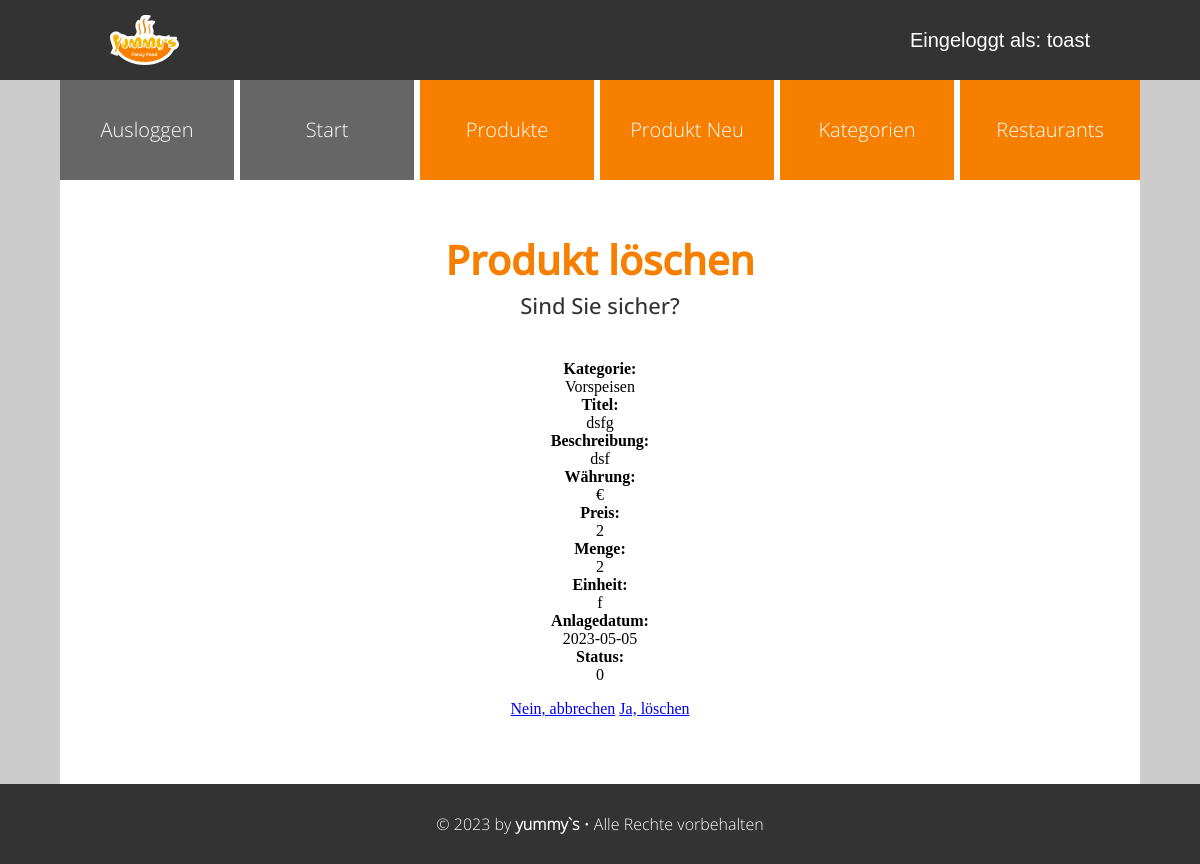
/admin/produkt_loeschen.php?id=7 (signed in), run on an earlier commit of the app's database.
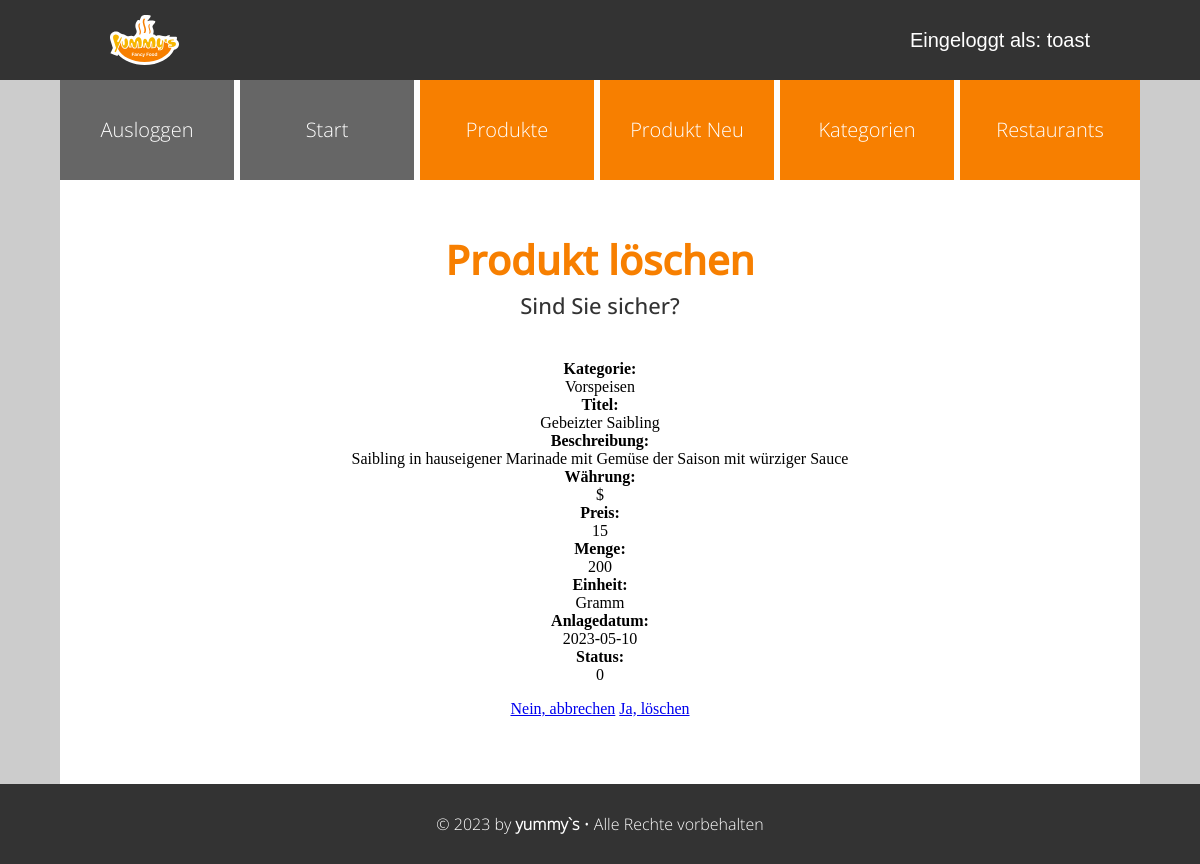
And on a later commit of the database.
### tables this page shows
CREATE TABLE `produkte` (
  `id` int(10) UNSIGNED NOT NULL,
  `titel` varchar(200) NOT NULL,
  `beschreibung` text NOT NULL,
  `waehrung` varchar(10) NOT NULL,
  `preis` float UNSIGNED NOT NULL,
  `menge` float UNSIGNED NOT NULL,
  `einheit` varchar(50) NOT NULL,
  `anlagedatum` date NOT NULL,
  `aktiv` tinyint(1) DEFAULT 0,
  `kategorie_id` int(10) UNSIGNED NOT NULL,
  `restaurant_id` int(10) UNSIGNED DEFAULT NULL,
  `benutzer_id` int(10) UNSIGNED DEFAULT NULL
);

CREATE TABLE `kategorien` (
  `id` int(10) UNSIGNED NOT NULL,
  `bezeichnung` varchar(200) NOT NULL
);

### admin/setup.php (called while the page is built, shortened)
<?php
spl_autoload_register(
    function (string $klasse) {
        $prefix = "WIFI\\JUMMY\\";
        $basis = __DIR__ . "/Klassen/";
        $laenge = strlen($prefix);
        $relativ = substr($klasse, $laenge);
        $datei = $basis . str_replace("\\", "/", $relativ) . ".php";
    }
);

### admin/Klassen/Mysql.php (called while the page is built, shortened)
<?php
class Mysql
{
    private static ?Mysql $instanz = null;
    public static function getInstanz(): Mysql
    {
        if (!self::$instanz) {
            self::$instanz = new Mysql();
        }
        return self::$instanz;
    }
    private \mysqli $db;
    private function verbinden(): void
    {
        $this->db = new \mysqli(MYSQL_HOST, MYSQL_USER, MYSQL_PASSWORT, MYSQL_DATENBANK);
        $this->db->set_charset("utf8");
    }
    public function escape(string $wert): string
    {
        return $this->db->real_escape_string($wert);
    }
    public function query(string $sqlBefehl): \mysqli_result|bool
    {
        $result = $this->db->query($sqlBefehl);
        return $result;
    }
}

### admin/Klassen/Speisen/DbRow/DbRowAbstract.php (called while the page is built, shortened)
<?php
abstract class DbRowAbstract
{
    protected string $tabelle;
    private array $daten = array();
    public function __construct(int|array $idOderDaten)
    {
        if (is_int($idOderDaten)) {
            $db = Mysql::getInstanz();
            $sqlId = $db->escape($idOderDaten);
            $result = $db->query("SELECT * FROM {$this->tabelle} WHERE id = '{$sqlId}'");
            $this->daten = $result->fetch_assoc();
        } else {
            $this->daten = $idOderDaten;
        }
    }
    public function __get(string $eigenschaft): mixed
    {
        return $this->daten[$eigenschaft];
    }
}

### admin/Klassen/Speisen/DbRow/Produkt.php (called while the page is built, shortened)
<?php
class Produkt extends DbRowAbstract
{
    public function kategorie(): Kategorie
    {
        return new Kategorie($this->kategorie_id);
    }
}

### admin/produkt_loeschen.php (the view, shortened to what this page needs)
<?php
include "setup.php";
include "kopf.php";
?>
<div id="admin-toptext">
    <h2 id="admin-headline">Produkt löschen</h2>
    <aside id="admin-subline">Sind Sie sicher?</aside>
</div>
<?php
$produkt = new Produkt($_GET["id"]);
if (!empty($_GET["delete"])) {
    $produkt->entfernen();
    echo "<p>Das Produkt wurde erfolgreich gelöscht!</p>";
} else {
    echo "<strong>Kategorie:</strong> " . $produkt->kategorie()->bezeichnung . "<br />";
    echo "<strong>Titel:</strong> " . $produkt->titel . "<br />";
    echo "<strong>Beschreibung:</strong> " . $produkt->beschreibung . "<br />";
    echo "<strong>Währung:</strong> " . $produkt->waehrung . "<br />";
    echo "<strong>Preis:</strong> " . $produkt->preis . "<br />";
    echo "<strong>Menge:</strong> " . $produkt->menge . "<br />";
    echo "<strong>Einheit:</strong> " . $produkt->einheit . "<br />";
    echo "<strong>Anlagedatum:</strong> " . $produkt->anlagedatum . "<br />";
    echo "<strong>Status:</strong> " . $produkt->aktiv . "<br />";
    echo "<p>
    <a href='produkt_liste.php'> Nein, abbrechen</a>
    <a href='produkt_loeschen.php?id=" . $produkt->id . "&amp;delete=1'>Ja, löschen</a>
    </p>";
}
include "fuss.php";

What changed in the data, as far as the page shows it:
changed produkte "Vorspeisen": titel "dsfg" → "Gebeizter Saibling"; beschreibung "dsf" → "Saibling in hauseigener Marinade mit Gemüse der Saison mit würziger Sauce"; waehrung "€" → "$"; preis "2" → "15"; menge "2" → "200"; einheit "f" → "Gramm"; anlagedatum "2023-05-05" → "2023-05-10"
